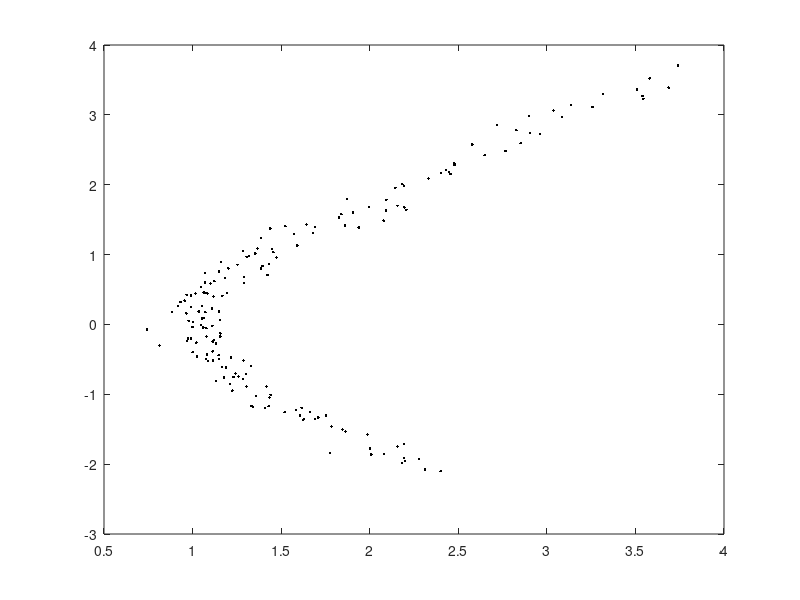

Source code (MATLAB): (Note: this script raises an error after producing the figure.)
function example_quad2dcon
% Demonstration of constrained quadratic curve fitting.

% Copyright 2012 Levente Hunyadi

N = 175;  % sample count
sigma_x = 0.1;
sigma_y = 0.1;
%sigma_x = 1;
%sigma_y = 1;

% generate data points
%r = linspace(-0.75,0.25,N);
r = linspace(-1.5,2.0,N);
%r = linspace(-3.75,3.75,N);
a = 1;
b = 1;
x0 = a * cosh(r);
y0 = b * sinh(r);

% pollute with noise
x = x0 + sigma_x * randn(size(x0));
y = y0 + sigma_y * randn(size(x0));

fig = figure;
ax = axes('Parent', fig);
plot(ax,x,y,'k.');

C = blkdiag([ 0, 0, 2 ; 0, -1, 0 ; 2, 0, 0 ], zeros(3,3));

[pe,ph] = quad2dconfit_koopmans(x,y,sigma_x,sigma_y, C);
pp = parabolafit_direct(x,y);

hold on
imconic(ph, [], ax, 'LineStyle', '--', 'LineWidth', 2, 'Color', 'k');
imconic(pe, [], ax, 'LineStyle', '-.', 'LineWidth', 2, 'Color', 'b');
xbounds = [0 8];
ybounds = [-4 4];
h = ezplot(example_quad2dcon_parabola(pp), [xbounds ybounds]);
set(h, 'LineStyle', '-', 'LineWidth', 2, 'Color', 'r');
xlim(ax, xbounds);
ylim(ax, ybounds);
hold off

function fn = example_quad2dcon_parabola(p)

validateattributes(p, {'numeric'}, {'real','finite','vector','numel',6});
fn = @(x,y) p(1).*x.^2 + p(2).*x.*y + p(3).*y.^2 + p(4).*x + p(5).*y + p(6);
